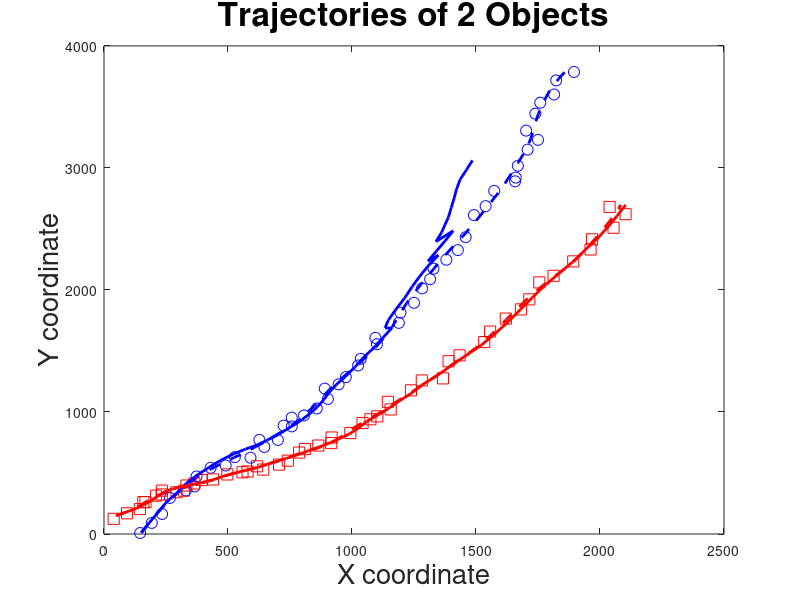

Reproduce this figure in MATLAB. (Note: this script raises an error after producing the figure.)
clc;clear all;close all;

%Starting parameters

%count of steps
n=50;

%delta_time
T=1;

%number of Monte Carlo runs
MC_number=15;

%start position (x, y, vx, vy)
target_position=[150 30 10 80; 
                 50 40 150 30]; 

%dimensions
c=2;

g_sigma=9.21;                                                                     
lambda=2; 
gamma=lambda*10^(-6); 

%jpdaf parameters

%Probability of detection
Pd=1;

%Probability of observation falling within gate
Pg=0.99; 

%Noise vector
target_delta=[20 20]; 

P1=[target_delta(1)^2 0 0 0;
                    0 0.01 0 0;
                    0 0 target_delta(1)^2 0;
                     0 0 0 0.01]; 

P=zeros(4,4,c); 
P(:,:,1)=P1;
P(:,:,2)=P1;

%For Gaussian random
mu = 0;
sigma = 10;

%	Tracking parameters
% X(k+1)=A*X(k) + G*w(k) (constant velocity
%model)

A = [1 T 0 0;
     0 1 0 0;
     0 0 1 T;
     0 0 0 1];  
 
	 

%Gaussian noise evolution matrix
G=[T^2/2 0;
       T 0;
       0 T^2/2;
       0 T];
	   
Q=[50 0;
   0 50]; 

	   
%measurement parameters 

% Y(k)=C*X(k) + v(k)
C = [1 0 0 0;
     0 0 1 0];
 
R=[target_delta(1)^2 0;
    0 target_delta(1)^2]; 
	


x_filter=zeros(4,c,n);
x_filter1=zeros(4,c,n,MC_number);  

data_measurement=zeros(c,2,n);                                                     
data_measurement1=zeros(c,4,n); 


%Generating tracks

data_measurement1(:,:,1)=target_position;

for i=1:c
	for ii=2:n                                                                      
        data_measurement1(i,:,ii)=(A*data_measurement1(i,:,ii-1)')'+(G*sqrt(Q)*(randn(2,1)))'; 
    end
end



% Multitracking problem
for M=1:MC_number
	%Process of measurement
	Noise=[];
	%generating observations
	for i=1:n
		for j=1:c                                                                     
            data_measurement(j,1,i)=data_measurement1(j,1,i)+randn(1)*target_delta(j);
            data_measurement(j,2,i)=data_measurement1(j,3,i)+randn(1)*target_delta(j); 
        end
    end
	
	S=zeros(2,2,c);
    Z_predic=zeros(2,2);                                                               
    x_predic=zeros(4,2);                                                               
    ellipse_Volume=zeros(1,2);
    NOISE_sum_a=[];                                                                    
    NOISE_sum_b=[]; 
	

	%using JPDAF for observations
	for t=1:n
		y1=[];
		y=[];
		Noise=[];
		NOISE=[];
		
		%Fixed i-th track run process tracking
		for i=1:c
			
			%Prediction
			if t~=1
				x_predic(:,i) = A*x_filter(:,i,t-1); 
			else
				x_predic(:,i)=target_position(i,:)';
			end
			
			%% Kalman filter
			%   P(k|k-1)
			P_predic=A*P(:,:,i)*A'+G*Q*G';
			
			%Predicted measurement
			Z_predic(:,i)=C*x_predic(:,i);
			
			% Error covariance matrix
			R=[target_delta(i)^2 0; 
            0 target_delta(i)^2];
			
			S(:,:,i)=C*P_predic*C'+R
			
			
         
			%Calculation of validation gate
			%Volume VG: we are in 2D
			ellipse_Volume(i)=pi*g_sigma*sqrt(det(S(:,:,i)));  
			number_returns=floor(ellipse_Volume(i)*gamma+1);                               
			side=sqrt((ellipse_Volume(i)*gamma+1)/gamma)/2; 
			
			%Add the NOISE predictions:
			Noise_x=x_predic(1,i)+side-2*randn(1,number_returns)*side;                      
			Noise_y=x_predic(3,i)+side-2*randn(1,number_returns)*side;    
			Noise=[Noise_x;Noise_y];
			NOISE=[NOISE Noise];
			
			if i==1
				NOISE_sum_a=[NOISE_sum_a Noise];
			else
				NOISE_sum_b=[NOISE_sum_b Noise];
			end
			
		end
		
		%Process of 2 tracks together
        b=zeros(1,2);
        b(1)=data_measurement(1,1,t);   %x
        b(2)=data_measurement(1,2,t);   %y
		
		%Add the correct measurement for Track 1
        y1=[NOISE b'];    
		b(1)=data_measurement(2,1,t);
        b(2)=data_measurement(2,2,t);
        y1=[y1 b']; 
		
		m1=0;                                                                          
        [n1,n2]=size(y1);
        Q1=zeros(100,3);
		
		for j=1:n2 
            flag=0;
			
			%Verification that Zj is the gate of Validation of Xi -> VG( Xi )
            for i=1:c
                d=y1(:,j)-Z_predic(:,i);                                              
                D=d'*inv(S(:,:,i))*d;                                                 
                
                if D<=g_sigma                                                                                                            
                   flag=1;
                   %Can be ovbservation m1 generated by clutter?
                   Q1(m1+1,1)=1;   
                   %Can be observation m1 generated by track 1?
                   Q1(m1+1,i+1)=1;
                end
                
            end
			
			%If Zj belongs to VG(X1) or VG(X2)
            if flag==1   
               y=[y y1(:,j)]; 
               %Is m1 the index of observations that are in the Validation?
               %Gate and published iteratively in y
               m1=m1+1;                                                            
            end
			
		end
		
		%Will Q2 contain only suitable measures?
        % Matrix m1 x 3 --> Measures on the rows - target columns
        Q2=Q1(1:m1,1:3);                        
		
		    %   Generating possible matrix associations starting from
			%   Suitable measures
			%
			%       num: Total mumber of matrix       
			%
			%       A_matrix: Matrix (m1 x 3 x 100) of all possible
			%                 Associations where:
			%                 m1 -> number of suitable measures
			%                 3  -> total number of track (1:clutter) (2-3: tracks)
			%                 10000 -> maximum number of suitable assotiations
			%                         generation of matrix Q2 according to
			%                         procedure described in article
		
		A_matrix=zeros(m1,3,10000);
		
		A_matrix(:,1,1:10000)=1;
		
		%If there permitted measures
        if m1~=0 
           %Counter of possible associations
           num=1;
           % Procedure of generating assotiations matrix:
           %
           % 1) Reading for extracting the rows of first element 1
           for i=1:m1
				if Q2(i,2)==1                                                              
                    A_matrix(i,2,num)=1;
                    A_matrix(i,1,num)=0;                                
                    num=num+1;
                    %Reading
                    for j=1:m1                                                              
                        if (i~=j) & (Q2(j,3)==1)
                            A_matrix(i,2,num)=1;
                            A_matrix(i,1,num)=0;
                            A_matrix(j,3,num)=1;
                            A_matrix(j,1,num)=0;
                            num=num+1;
                        end
                    end
                end
            end              
			
			
			for i=1:m1
                if Q2(i,3)==1
                    A_matrix(i,3,num)=1;
                    A_matrix(i,1,num)=0;
                    num=num+1;
                end
            end
			
		else
            %No measures allowed
            flag=1;
        end
	
	
	    %Generation of all possible assotiations
        A_matrix=A_matrix(:,:,1:num);
		
		    %%%  For each event assotiations calculation:
			%       
			%            k         k-1 
			%       P(  Y  | X ,  Y    ): Probability of observations of measurement
			%
			%      
			%                     k-1 
			%       P( X | m  ,  Y    ):  Priority of observed measures
			%
			%    estimate A posteriori: 
			%
			%                    k  
			%       P(  X  |   Y    ): Estimation of the state of A posteriori
		
		Pr=zeros(1,num);
		
		%Considering possibility of matrix assotiations
		for i=1:num
			%All measurements can be false alarms 
			False_num=m1;
			N=1;
			
			%% Fixed event associations and its matrix associations  
			%  For each measurement j going to calculate:
			%
			%       - Measurement associations indicator  - tau(j,X)
			%
			%       - Target detection indicator - lambda(t,X)
			%
			
			for j=1:m1
				%Calculating the measurement associations indicator for event
				%Association Xi (fixed j and high on all the Track (2-3))
				
				mea_indicator=sum(A_matrix(j,2:3,i));
				
				if mea_indicator==1 
				%Considering what the track measure was associating
                
                %Update FM(X):  Total number of wrong measures in X
                False_num=False_num-1;
				
				%Individual to which of the 2 tracks measurement j e associated
                %Comparing association for probability X and calculation:
                %
                %                  k-1 
                % P(  yj | Xjt ,  Y    )
                if A_matrix(j,2,i)==1   % Xjt                                               
                    b=(y(:,j)-Z_predic(:,1))'*inv(S(:,:,1))*(y(:,j)-Z_predic(:,1));    
                    N=N/sqrt(det(2*pi*S(:,:,1)))*exp(-1/2*b);                                                  
                else                                                                   
                    b=(y(:,j)-Z_predic(:,2))'*inv(S(:,:,2))*(y(:,j)-Z_predic(:,2));
                    N=N/sqrt(det(2*pi*S(:,:,2)))*exp(-1/2*b);                                                   
                end         
				
			end
		end
		
		
		%Calculating the total volume of validation gate
        V=ellipse_Volume(1)+ellipse_Volume(2); 
        LikelyHood=N/(V^False_num);
		
		
		%       P( X | m  ,  Y    ):  priority of observed measures
		
		if Pd==1
            Prior=1;
        else
            Prior=1;
		for j=1:c
                %Target partial indicator: high only
                target_indicator=sum(A_matrix(:,j+1,i));                               
                
                Prior=Prior*(Pd^target_indicator)*(1-Pd)^(1-target_indicator);                   
            end
        end 
		
		
		%Calculating the number of events in X for which the same set of
        % targets founded:
        %
        %   m           m!
        % P         =  ----               
        %  m-FM(X)     FM(m)!
        %
        % Calcolo   FM(m)!
        a1=1;
        for j=1:False_num
            a1=a1*j;
        end
		
			Pr(i)=a1*LikelyHood*Prior;
		end
		
		Pr=Pr/sum(Pr);
		
		
		%%%  Calculation of coefficients Beta (j, t)
		BeTa=zeros(m1+1,c);
		for i=1:c
			for j=1:m1
				for k=1:num
					BeTa(j,i)=BeTa(j,i)+Pr(k)*A_matrix(j,i+1,k);
				end
			end
		end
		%Calculation of Beta (0, t) -> last position Beta (j, t)
		BeTa(m1+1,:)=1-sum(BeTa(1:m1,1:c));                  


		%%%  Kalman prediction for 2 filters
		
		
		for i=1:c 
			%Predicted error covariance matrix
			%P(k|k-1)
			P_predic = A*P(:,:,i)*A'+G*Q*G';
			K(:,:,i)= P_predic*C'*inv(S(:,:,i));
			%Update of the covariance matrix: missing Term Pk that depends
			% the combined innovation
			P(:,:,i)= P_predic-(1-BeTa(m1+1,i))*K(:,:,i)*S(:,:,i)*K(:,:,i)';
		end
		
		
		%%%  Kalman update for 2 filters
		
		for i=1:c
			a=0;         
			Pk=0;
        
			x_filter2=0;    
        
			for j=1:m1
				a=x_predic(:,i)+ K(:,:,i)*(y(:,j)- Z_predic(:,i));
            
				x_filter2=x_filter2+BeTa(j,i)*(a);
				
			end
			
			        %Adding the factor Beta0
			x_filter2=BeTa(m1+1,i)*x_predic(:,i) + x_filter2;
			x_filter(:,i,t)=x_filter2;
        
			a=0;
			for j=1:m1+1
				if j==m1+1
					%Case of association to clutter
					a=x_predic(:,i);
				else
					%Case of association track
                
					a=x_predic(:,i)+ K (:,:,i)*(y(:,j)- Z_predic(:,i));
				end
            
				Pk=Pk+BeTa(j,i)*(a*a'-x_filter2*x_filter2');
			end
			
			%Update of the covariance matrix: missing Pk
			%P(:,:,i)=P(:,:,i)+b; 
        
			x_filter1(:,i,t,M)=x_filter(:,i,t);   
		end
		
	end
end

%%%%%  Middle value of simulations
x_filter=sum(x_filter1,4)/MC_number; 


%%%  1.Visualization


%Drawing TRACK 1
a=zeros(1,n);
b=zeros(1,n);
for i=1:n
    a(i)=data_measurement1(1,1,i);
    b(i)=data_measurement1(1,3,i);
end
plot(a,b, '--b', 'LineWidth', 2 ); % Actual Trajectory 1
hold on;

%Drawing TRACK 2
a=zeros(1,n);
b=zeros(1,n);
for i=1:n
    a(i)=data_measurement1(2,1,i);
    b(i)=data_measurement1(2,3,i);
end
plot(a,b,'--r', 'LineWidth', 2 ); % Actual Trajectory 2
    % 
for i=1:c
	a=zeros(1,n);
	b=zeros(1,n);
	for j=1:n
		a(j)=data_measurement(i,1,j);
		b(j)=data_measurement(i,2,j);
	end
        if i==1
           plot(a(:),b(:), 'ob', 'MarkerSize', 8 ); % modeled Sensor Data 1
        else 
           plot(a(:),b(:), 'sr', 'MarkerSize', 8 ); % modeled Sensor Data 2
        end
	hold on;
end
	
for i=1:c
    a=zeros(1,n);
    b=zeros(1,n);
    for j=1:n
        a(j)=x_filter(1,i,j);
        b(j)=x_filter(3,i,j);
    end
    if i==1
        plot(a(:),b(:), '-b', 'LineWidth', 2 ); % Reconstructed Trajectory 1
    else 
        plot(a(:),b(:), '-r', 'LineWidth', 2 ); % Reconstructed Trajectory 2
    end
	hold on;
end

xlabel( 'X coordinate', 'FontSize', 20 );
ylabel( 'Y coordinate', 'FontSize', 20 );
title( 'Trajectories of 2 Objects', 'FontSize', 24 );

legend('Actual Traj. 1','Actual Traj. 2','Sensor Data 1', 'Sensor Data 2', ...
    'Reconstructed Traj. 1', 'Reconstructed Traj. 2', 4);
grid on;

	